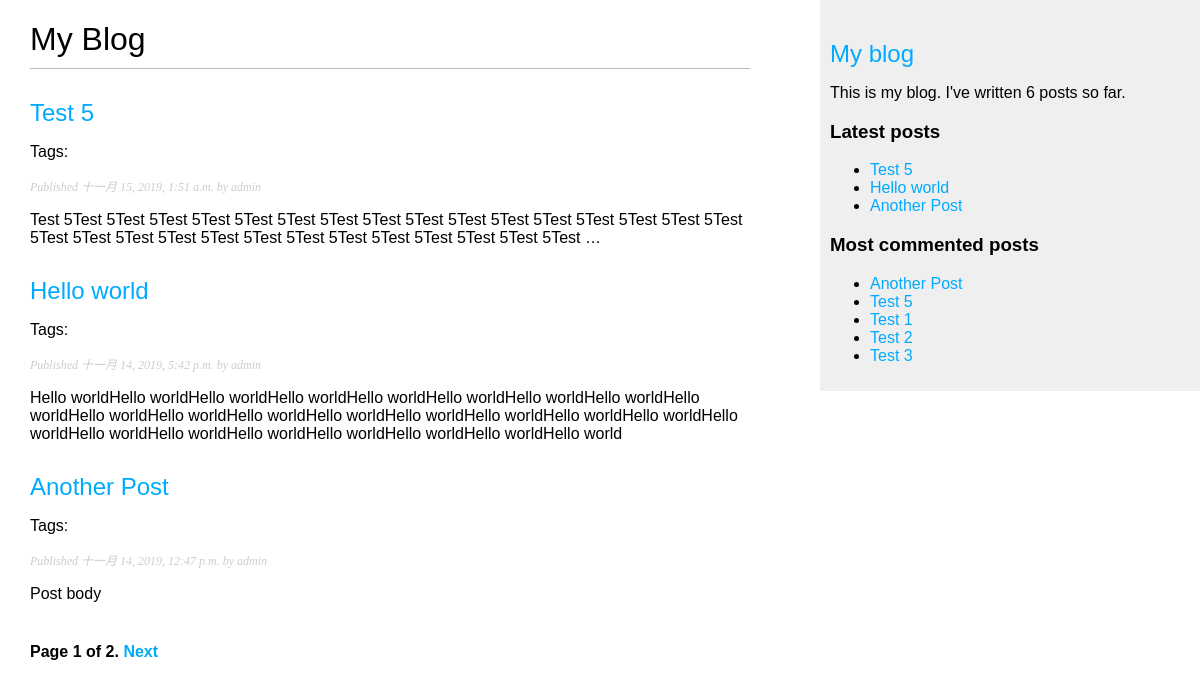
The page /blog/ on the database as committed earlier.
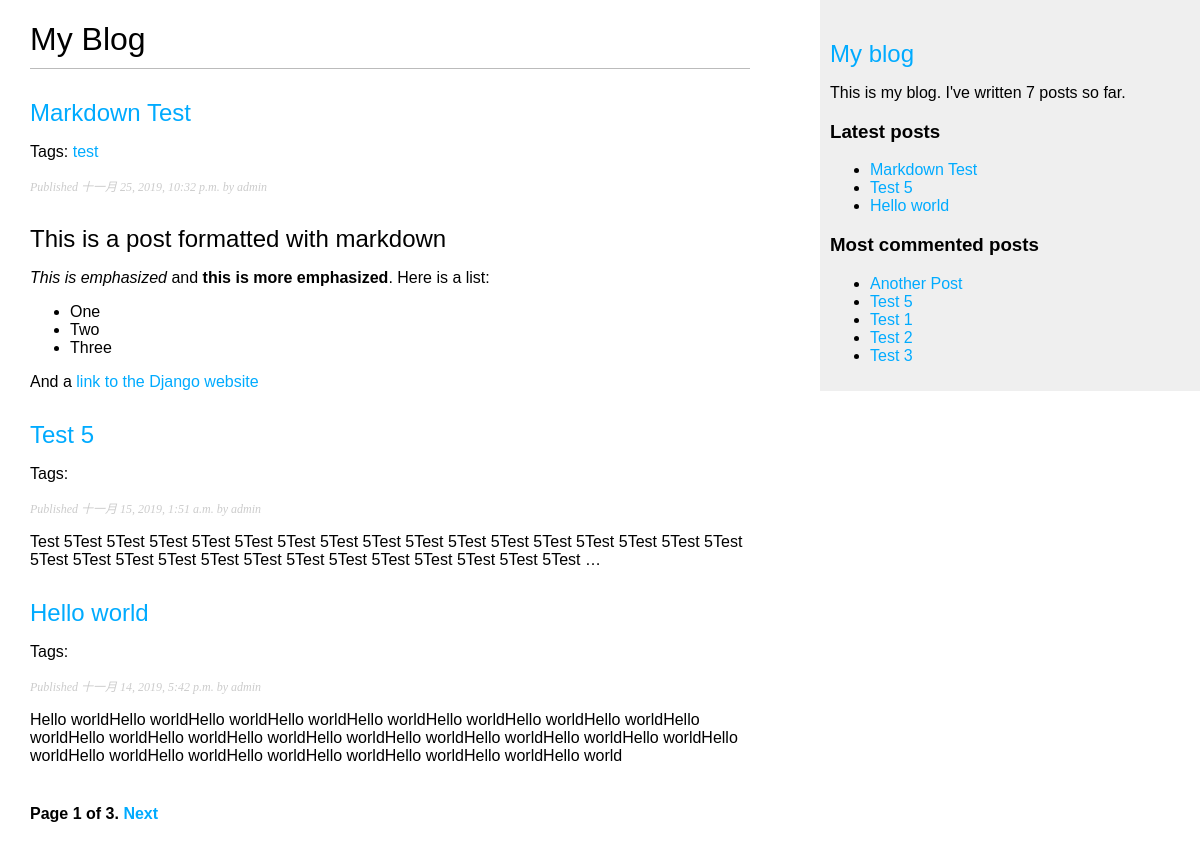
The same page on the database as committed later.
### blog/models.py (models this page shows, shortened)
class Post(models.Model):
    STATUS_CHOICES = (
        ('draft', 'Draft'),
        ('published', 'Published'),
    )
    title = models.CharField(max_length=250)
    slug = models.SlugField(max_length=250, unique_for_date='publish')
    author = models.ForeignKey(User, on_delete=models.CASCADE,
                               related_name='blog_posts')
    body = models.TextField()
    publish = models.DateTimeField(default=timezone.now)
    created = models.DateTimeField(auto_now_add=True)
    updated = models.DateTimeField(auto_now=True)
    status = models.CharField(choices=STATUS_CHOICES, max_length=10,
                              default='draft')
    objects = models.Manager()
    published = PublishedManager()
    tags = TaggableManager()
    class Meta:
        ordering = ('-publish',)
    def get_absolute_url(self):
        return reverse('blog:post_detail', args=[self.publish.year,
                                                 self.publish.month,
                                                 self.publish.day,
                                                 self.slug])

### blog/views.py (the view)
# urls.py: path('', views.post_list, name='post_list'),
def post_list(request, tag_slug=None):
    object_list = Post.published.all()
    tag = None
    if tag_slug:
        tag = get_object_or_404(Tag, slug=tag_slug)
        object_list = object_list.filter(tags__in=[tag])
    paginator = Paginator(object_list, 3)  # 每页显示3条数据
    page = request.GET.get('page')
    try:
        posts = paginator.page(page)
    except PageNotAnInteger:
        posts = paginator.page(1)
    except EmptyPage:
        posts = paginator.page(paginator.num_pages)
    return render(request, 'blog/post/list.html',
                  {'page': page, 'posts': posts, 'tag': tag})

### blog/models.py (called while the page is built)
    def get_queryset(self):
        return super().get_queryset().filter(status='published')

### blog/templatetags/blog_tags.py (called while the page is built)
@register.simple_tag
def total_posts():
    return Post.published.count()

@register.inclusion_tag('blog/post/latest_posts.html')
def show_latest_posts(count=5):
    latest_posts = Post.published.order_by('-publish')[:count]
    return {'latest_posts': latest_posts}

@register.simple_tag
def get_most_commented_posts(count=5):
    return Post.published.annotate(total_comments=Count(
        'comments')).order_by('-total_comments')[:count]

@register.filter(name='markdown')
def markdown_format(text):
    return mark_safe(markdown.markdown(text))

### blog/templates/blog/post/list.html (shortened to what this page needs)
{% extends 'blog/base.html' %}
{% load blog_tags %}
{% block content %}
    <h1>My Blog</h1>
    {% for post in posts %}
        <h2>
            <a href="{{ post.get_absolute_url }}">{{ post.title }}</a>
        </h2>
        <p class="tag">Tags:
            {% for tag in post.tags.all %}
                <a href="{% url 'blog:post_list_by_tag' tag.slug %}">{{ tag.name }}</a>
            {% endfor %}
        </p>
        <p class="date">
            Published {{ post.publish }} by {{ post.author }}
        </p>
        {{ post.body|markdown|truncatewords_html:30 }}
    {% endfor %}
    {% include 'blog/pagination.html' with page_obj=posts %}
{% endblock %}

### blog/templates/blog/base.html (shortened to what this page needs)
{% load static %}
{% load blog_tags %}
<!doctype html>
<html lang="en">
<head>
    <link rel="stylesheet" href="{% static 'css/blog.css' %}">
</head>
<body>
<div id="content">
    {% block content %}
    {% endblock %}
</div>
<div id="sidebar">
    <h2><a href="{% url 'blog:post_list' %}">My blog</a></h2>
    <p>This is my blog. I've written {% total_posts %} posts so far.</p>
    <h3>Latest posts</h3>
    {% show_latest_posts 3 %}
    <h3>Most commented posts</h3>
    {% get_most_commented_posts as most_commented_posts %}
    <ul>
        {% for post in most_commented_posts %}
            <li><a href="{{ post.get_absolute_url }}">{{ post.title }}</a></li>
        {% endfor %}
    </ul>
</div>
</body>
</html>

### blog/templates/blog/post/latest_posts.html
<ul>
    {% for post in latest_posts %}
        <li><a href="{{ post.get_absolute_url }}">{{ post.title }}</a></li>
    {% endfor %}
</ul>

Rows that differ between the two databases and show on the page:
no longer on one of the page's lists (row unchanged): Post: title "Another Post", publish "十一月 14, 2019, 12:47 p.m.", author "admin", body "Post body"
added Post: title "Markdown Test", publish "十一月 25, 2019, 10:32 p.m.", author "admin", body "This is a post formatted with markdown This is emphasized and this is more emphasized . Here is a list: One Two Three And a link to the Django website"
added Tag: name "test"
Other text that changed with them:
{{ page_obj.paginator.num_pages }}: "2" → "3"
text no longer shown: "6"
text now shown: "7"
